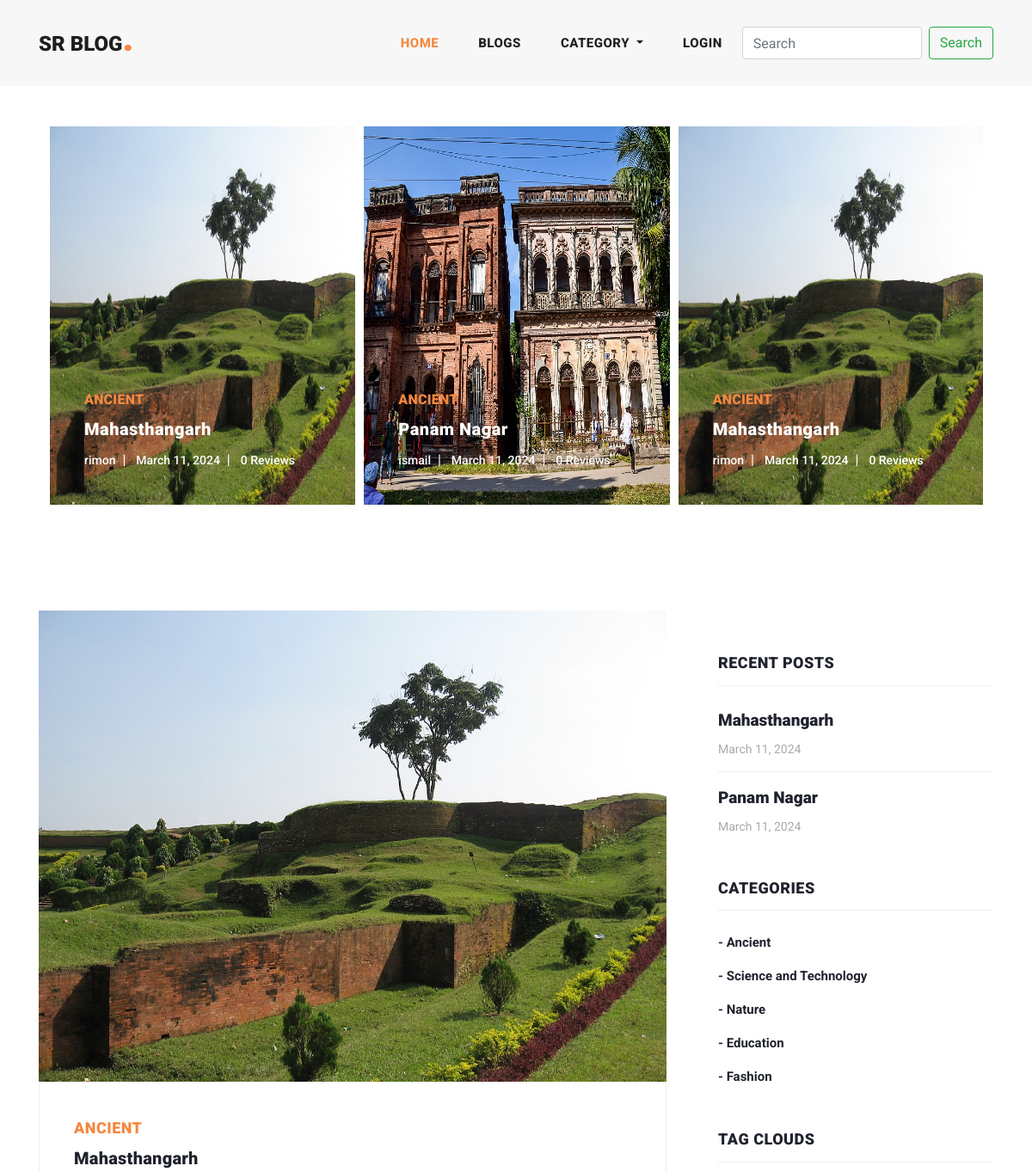
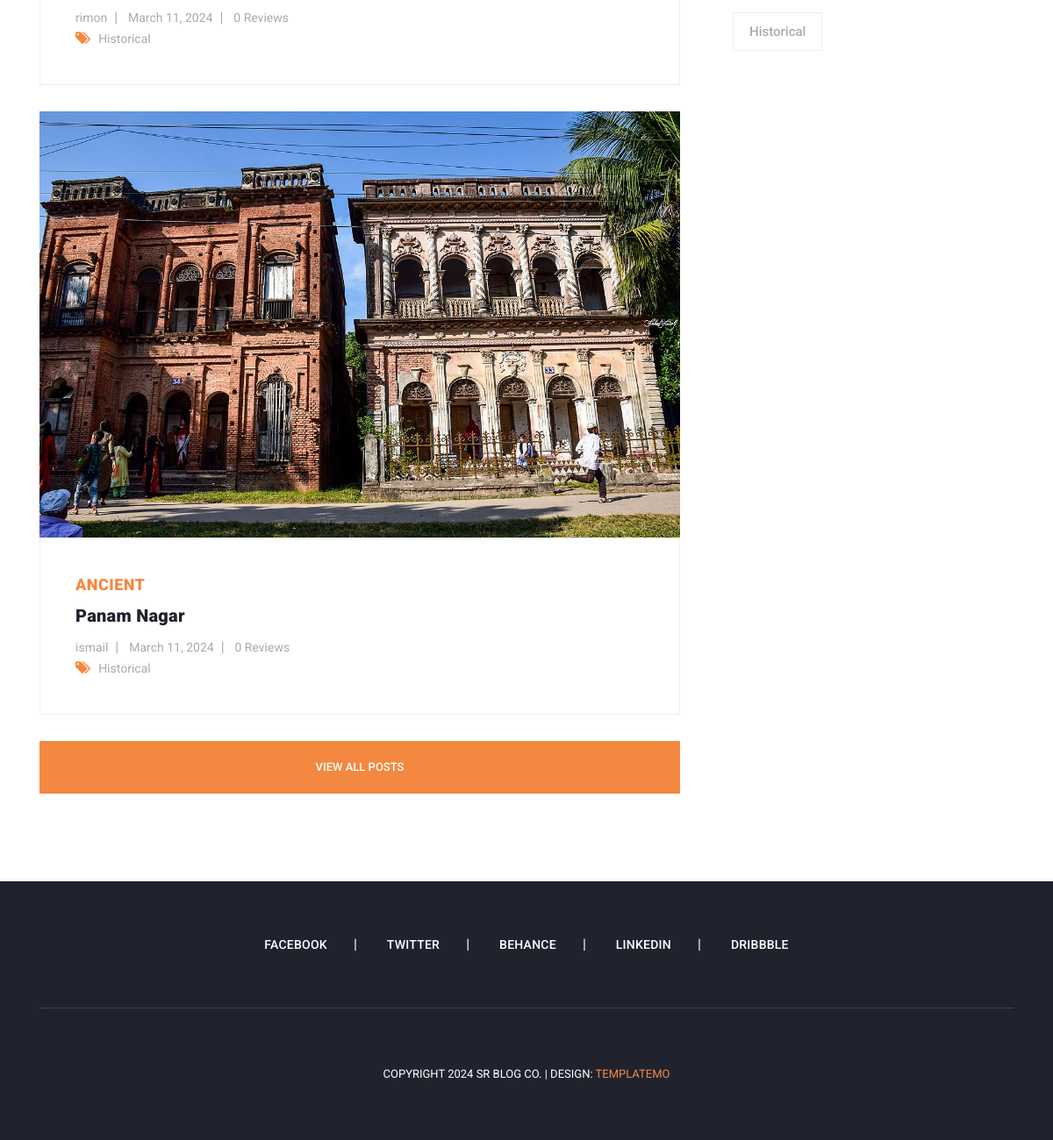
The page / on the database its author committed (2 pictures, top to bottom).
### main/models.py (models this page shows, shortened)
class Blog(models.Model):
    user=models.ForeignKey(User,related_name='user_blogs',on_delete=models.CASCADE)
    category=models.ForeignKey(Category,related_name='category_blogs',on_delete=models.CASCADE)
    tags=models.ManyToManyField(Tag,related_name='tag_blogs',blank=True)
    title=models.CharField(max_length=250)
    slug=models.SlugField(null=True, blank=True)
    banner=models.ImageField(upload_to='blog_banners')
    description=RichTextField()
    created_date=models.DateField(auto_now_add=True)
    favourite=models.ManyToManyField(User, related_name='favourite_blogs', blank=True)

class Category(models.Model):
    title=models.CharField(max_length=150, unique=True)
    slug=models.SlugField(null=True, blank=True)
    created_date=models.DateField(auto_now_add=True)
    def __str__(self) -> str:
        return self.title

class Tag(models.Model):
    title=models.CharField(max_length=150)
    slug=models.SlugField(null=True,blank=True)
    created_date=models.DateField(auto_now_add=True)

### user_profile/models.py (models this page shows, shortened)
class User(AbstractUser):
    email = models.EmailField(
        max_length=150,
        unique=True,
        error_messages={
            "unique": "The email must be unique"
        }
    )
    profile_image = models.ImageField(
        null=True,
        blank=True,
        upload_to="profile_images"
    )
    REQUIRED_FIELDS = ["email"]
    objects = CustomUserManager()

### main/views.py (the view)
# urls.py: 2. Add a URL to urlpatterns:  path('', views.home, name='home')
def home(request):
    blogs=Blog.objects.order_by('-created_date')
    tags=Tag.objects.order_by('-created_date')
    context={"blogs":blogs, "tags":tags}
    return render(request, 'home.html', context)

### main/context_processors.py (called while the page is built)
def all_ctgry(request):
    ctg=Category.objects.all()
    context={"ctg":ctg}
    return context

### templates/home.html (shortened to what this page needs)
{% extends "base.html" %}
{% load static %}
{% block content %}
{% include "banner.html" %}
<section class="blog-posts">
    <div class="container">
      <div class="row">
        <div class="col-lg-8">
          <div class="all-blog-posts">
            <div class="row">
              {% for blog in blogs|slice:"3" %}
              <div class="col-lg-12">
                <div class="blog-post">
                  <div class="blog-thumb">
                    <img src="{{blog.banner.url}}" alt="">
                  </div>
                  <div class="down-content">
                    <span>{{blog.category}}</span>
                    <a href="{% url 'blog_details' blog.slug %}"><h4>{{blog.title}}</h4></a>
                    <ul class="post-info">
                      <li><a href="{% url 'view_user_information' blog.user.username %}">{{blog.user.username}}</a></li>
                      <li><a href="#">{{blog.created_date}}</a></li>
                      <li><a href="{% url 'blog_details' blog.slug %}">{{blog.blog_review.all.count}} Reviews</a></li>
                    </ul>
                    <div class="post-options">
                      <div class="row">
                        <div class="col-6">
                          <ul class="post-tags">
                            <li><i class="fa fa-tags"></i></li>
                            {% for tag in blog.tags.all %}
                            <li><a href="{% url 'tag_blogs' tag.slug %}">{{tag.title}}</a></li>
                            {% endfor %}
                          </ul>
                        </div>
                      </div>
                    </div>
                  </div>
                </div>
              </div>
              {% endfor %}
              <div class="col-lg-12">
                <div class="main-button">
                  <a href="{% url "blogs" %}">View All Posts</a>
                </div>
              </div>
            </div>
          </div>
        </div>
        {% include "sidebar.html" %}
      </div>
    </div>
</section>
{% endblock content %}

### templates/base.html (shortened to what this page needs)
<!DOCTYPE html>
<html>
    <head>
        {% load static %}
        <link href="{% static 'vendor/bootstrap/css/bootstrap.min.css' %}" rel="stylesheet">
        <link rel="stylesheet" href="{% static 'css/fontawesome.css' %}">
        <link rel="stylesheet" href="{% static 'css/templatemo-stand-blog.css' %}">
        <link rel="stylesheet" href="{% static 'css/owl.css' %}">
        <link rel="stylesheet" href="{% static 'css/main.css' %}">
    </head>
    <body>
        {% include "header.html" %}
        {% block content %}
        {% endblock content %}
        {% include "footer.html" %}
    </body>
</html>

### templates/header.html (shortened to what this page needs)
<header class="">
  <nav class="navbar navbar-expand-lg">
    <div class="container">
      <a class="navbar-brand" href="index.html"><h2>SR Blog<em>.</em></h2></a>
      <div class="collapse navbar-collapse" id="navbarResponsive">
        <ul class="navbar-nav ml-auto">
          <li class="nav-item active">
            <a class="nav-link" href="{% url 'home' %}">Home
            </a>
          </li>
          <li class="nav-item">
            <a class="nav-link" href="{% url 'blogs' %}">Blogs</a>
          </li>
          <li class="nav-item dropdown">
            <a class="nav-link dropdown-toggle" href="#" id="navbarDropdown" role="button" data-toggle="dropdown" aria-haspopup="true" aria-expanded="false">
              Category
            </a>
          </li>
          {% if request.user.is_authenticated %}
          <li class="nav-item dropdown">
            <a class="nav-link dropdown-toggle" href="#" id="navbarDropdown" role="button" data-toggle="dropdown" aria-haspopup="true" aria-expanded="false">
              {{request.user.username}}
            </a>
            <div class="dropdown-menu" aria-labelledby="navbarDropdown">
              <a class="dropdown-item" href="{% url 'profile' %}">My Profile</a>
              <a class="dropdown-item" href="{% url 'favourite' %}">Favourite</a>
              <a class="dropdown-item" href="{% url 'logout' %}">Logout</a>
            </div>
          </li>
          {% else %}
          <li class="nav-item">
            <a class="nav-link" href="{% url 'login' %}">Login</a>
          </li>
          {% endif %}
        </ul>
        <form class="form-inline my-2 my-lg-0" action="{% url 'search_blogs' %}" method="GET">
          <input class="form-control mr-sm-2" name="search" type="search" placeholder="Search" aria-label="Search" required>
          <button class="btn btn-outline-success my-2 my-sm-0" type="submit">Search</button>
        </form>
      </div>
    </div>
  </nav>
</header>

### templates/banner.html
{% load static %}
<div class="main-banner header-text">
    <div class="container-fluid">
      <div class="owl-banner owl-carousel">
        {% for blog in blogs|slice:"8" %}
        <div class="item">
          <img src="{{blog.banner.url}}" alt="">
          <div class="item-content">
            <div class="main-content">
              <div class="meta-category">
                <span>{{blog.category}}</span>
              </div>
              <a href="{% url 'blog_details' blog.slug %}"><h4>{{blog.title}}</h4></a>
              <ul class="post-info">
                <li><a href="{% url 'view_user_information' blog.user.username %}">{{blog.user.username}}</a></li>
                <li><a href="#">{{blog.created_date}}</a></li>
                <li><a href="{% url 'blog_details' blog.slug %}">{{blog.blog_review.all.count}} Reviews</a></li>
              </ul>
            </div>
          </div>
        </div>
        {% endfor %}
      </div>
    </div>
</div>

### templates/sidebar.html
<div class="col-lg-4">
    <div class="sidebar">
      <div class="row">
        <div class="col-lg-12">
          <div class="sidebar-item recent-posts">
            <div class="sidebar-heading">
              <h2>Recent Posts</h2>
            </div>
            <div class="content">
              <ul>
                {% for blog in blogs|slice:"3" %}
                <li><a href="{% url 'blog_details' blog.slug %}">
                  <h5>{{blog.title}}</h5>
                  <span>{{blog.created_date}}</span>
                </a></li>
                {% endfor %}
              </ul>
            </div>
          </div>
        </div>
        <div class="col-lg-12">
          <div class="sidebar-item categories">
            <div class="sidebar-heading">
              <h2>Categories</h2>
            </div>
            <div class="content">
              <ul>
                {% for category in ctg %}
                <li><a href="{% url 'category_blogs' category.slug %}">- {{category.title}}</a></li>
                {% endfor %}
              </ul>
            </div>
          </div>
        </div>
        <div class="col-lg-12">
          <div class="sidebar-item tags">
            <div class="sidebar-heading">
              <h2>Tag Clouds</h2>
            </div>
            <div class="content">
              <ul>
                {% for tag in tags|slice:"5" %}
                <li><a href="{% url 'tag_blogs' tag.slug %}">{{tag.title}}</a></li>
                {% endfor %}
              </ul>
            </div>
          </div>
        </div>
      </div>
    </div>
  </div>

### templates/footer.html
<footer>
    <div class="container">
      <div class="row">
        <div class="col-lg-12">
          <ul class="social-icons">
            <li><a href="#">Facebook</a></li>
            <li><a href="#">Twitter</a></li>
            <li><a href="#">Behance</a></li>
            <li><a href="#">Linkedin</a></li>
            <li><a href="#">Dribbble</a></li>
          </ul>
        </div>
        <div class="col-lg-12">
          <div class="copyright-text">
            <p>Copyright 2024 SR Blog Co.
               | Design: <a rel="nofollow" href="https://templatemo.com" target="_parent">TemplateMo</a></p>
          </div>
        </div>
      </div>
    </div>
  </footer>

### templates/scripts.html (shortened to what this page needs)
{% load static %}

### assets/css/main.css (style rules this page uses)
input, textarea { text-transform: none !important; }
.owl-banner { padding: 47px !important; }
.owl-carousel .owl-item img { height: 440px !important; }

### rows shown on the page
Blog: banner (picture), category "ANCIENT", title "Mahasthangarh", user.username "rimon", created_date "March 11, 2024", blog_review.all.count "0"
Blog: banner (picture), category "ANCIENT", title "Panam Nagar", user.username "ismail", created_date "March 11, 2024", blog_review.all.count "0"
Tag: title "Historical"
Category: title "Ancient"
Category: title "Science and Technology"
Category: title "Nature"
Category: title "Education"
Category: title "Fashion"
